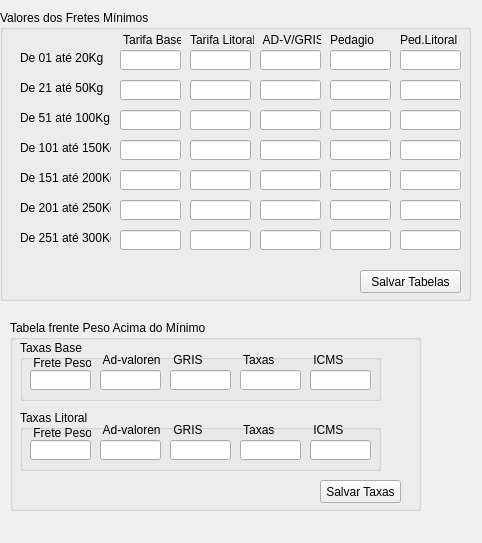
<?xml version="1.0" encoding="UTF-8"?>
<ui version="4.0">
 <class>frm_tarifa</class>
 <widget class="QMainWindow" name="frm_tarifa">
  <property name="geometry">
   <rect>
    <x>0</x>
    <y>0</y>
    <width>482</width>
    <height>543</height>
   </rect>
  </property>
  <property name="minimumSize">
   <size>
    <width>482</width>
    <height>543</height>
   </size>
  </property>
  <property name="maximumSize">
   <size>
    <width>482</width>
    <height>543</height>
   </size>
  </property>
  <property name="windowTitle">
   <string>Tarifas</string>
  </property>
  <widget class="QWidget" name="centralwidget">
   <widget class="QGroupBox" name="groupBox_3">
    <property name="geometry">
     <rect>
      <x>10</x>
      <y>320</y>
      <width>411</width>
      <height>191</height>
     </rect>
    </property>
    <property name="title">
     <string>Tabela frente Peso Acima do Mínimo</string>
    </property>
    <widget class="QPushButton" name="btn_salvar_taxa">
     <property name="geometry">
      <rect>
       <x>310</x>
       <y>160</y>
       <width>81</width>
       <height>23</height>
      </rect>
     </property>
     <property name="text">
      <string>Salvar Taxas</string>
     </property>
    </widget>
    <widget class="QGroupBox" name="groupBox_4">
     <property name="geometry">
      <rect>
       <x>10</x>
       <y>90</y>
       <width>361</width>
       <height>61</height>
      </rect>
     </property>
     <property name="title">
      <string>Taxas Litoral</string>
     </property>
     <widget class="QLineEdit" name="edt_fpeso_lit">
      <property name="geometry">
       <rect>
        <x>10</x>
        <y>30</y>
        <width>61</width>
        <height>20</height>
       </rect>
      </property>
     </widget>
     <widget class="QLineEdit" name="edt_ad_lit">
      <property name="geometry">
       <rect>
        <x>80</x>
        <y>30</y>
        <width>61</width>
        <height>20</height>
       </rect>
      </property>
     </widget>
     <widget class="QLineEdit" name="edt_gris_lit">
      <property name="geometry">
       <rect>
        <x>150</x>
        <y>30</y>
        <width>61</width>
        <height>20</height>
       </rect>
      </property>
     </widget>
     <widget class="QLineEdit" name="edt_taxa_lit">
      <property name="geometry">
       <rect>
        <x>220</x>
        <y>30</y>
        <width>61</width>
        <height>20</height>
       </rect>
      </property>
     </widget>
     <widget class="QLineEdit" name="edt_icms_lit">
      <property name="geometry">
       <rect>
        <x>290</x>
        <y>30</y>
        <width>61</width>
        <height>20</height>
       </rect>
      </property>
     </widget>
     <widget class="QLabel" name="label_39">
      <property name="geometry">
       <rect>
        <x>10</x>
        <y>13</y>
        <width>61</width>
        <height>20</height>
       </rect>
      </property>
      <property name="text">
       <string> Frete Peso</string>
      </property>
     </widget>
     <widget class="QLabel" name="label_40">
      <property name="geometry">
       <rect>
        <x>80</x>
        <y>10</y>
        <width>61</width>
        <height>20</height>
       </rect>
      </property>
      <property name="text">
       <string> Ad-valoren</string>
      </property>
     </widget>
     <widget class="QLabel" name="label_44">
      <property name="geometry">
       <rect>
        <x>150</x>
        <y>10</y>
        <width>61</width>
        <height>20</height>
       </rect>
      </property>
      <property name="text">
       <string> GRIS</string>
      </property>
     </widget>
     <widget class="QLabel" name="label_45">
      <property name="geometry">
       <rect>
        <x>220</x>
        <y>10</y>
        <width>61</width>
        <height>20</height>
       </rect>
      </property>
      <property name="text">
       <string> Taxas</string>
      </property>
     </widget>
     <widget class="QLabel" name="label_46">
      <property name="geometry">
       <rect>
        <x>290</x>
        <y>10</y>
        <width>61</width>
        <height>20</height>
       </rect>
      </property>
      <property name="text">
       <string> ICMS</string>
      </property>
     </widget>
    </widget>
    <widget class="QGroupBox" name="groupBox">
     <property name="geometry">
      <rect>
       <x>10</x>
       <y>20</y>
       <width>361</width>
       <height>61</height>
      </rect>
     </property>
     <property name="title">
      <string>Taxas Base</string>
     </property>
     <widget class="QLineEdit" name="edt_icms">
      <property name="geometry">
       <rect>
        <x>290</x>
        <y>30</y>
        <width>61</width>
        <height>20</height>
       </rect>
      </property>
     </widget>
     <widget class="QLabel" name="label_41">
      <property name="geometry">
       <rect>
        <x>150</x>
        <y>10</y>
        <width>61</width>
        <height>20</height>
       </rect>
      </property>
      <property name="text">
       <string> GRIS</string>
      </property>
     </widget>
     <widget class="QLineEdit" name="edt_taxa">
      <property name="geometry">
       <rect>
        <x>220</x>
        <y>30</y>
        <width>61</width>
        <height>20</height>
       </rect>
      </property>
     </widget>
     <widget class="QLineEdit" name="edt_ad">
      <property name="geometry">
       <rect>
        <x>80</x>
        <y>30</y>
        <width>61</width>
        <height>20</height>
       </rect>
      </property>
     </widget>
     <widget class="QLabel" name="label_38">
      <property name="geometry">
       <rect>
        <x>80</x>
        <y>10</y>
        <width>61</width>
        <height>20</height>
       </rect>
      </property>
      <property name="text">
       <string> Ad-valoren</string>
      </property>
     </widget>
     <widget class="QLabel" name="label_43">
      <property name="geometry">
       <rect>
        <x>290</x>
        <y>10</y>
        <width>61</width>
        <height>20</height>
       </rect>
      </property>
      <property name="text">
       <string> ICMS</string>
      </property>
     </widget>
     <widget class="QLabel" name="label_37">
      <property name="geometry">
       <rect>
        <x>10</x>
        <y>13</y>
        <width>61</width>
        <height>20</height>
       </rect>
      </property>
      <property name="text">
       <string> Frete Peso</string>
      </property>
     </widget>
     <widget class="QLineEdit" name="edt_gris">
      <property name="geometry">
       <rect>
        <x>150</x>
        <y>30</y>
        <width>61</width>
        <height>20</height>
       </rect>
      </property>
     </widget>
     <widget class="QLineEdit" name="edt_fpeso">
      <property name="geometry">
       <rect>
        <x>10</x>
        <y>30</y>
        <width>61</width>
        <height>20</height>
       </rect>
      </property>
     </widget>
     <widget class="QLabel" name="label_42">
      <property name="geometry">
       <rect>
        <x>220</x>
        <y>10</y>
        <width>61</width>
        <height>20</height>
       </rect>
      </property>
      <property name="text">
       <string> Taxas</string>
      </property>
     </widget>
    </widget>
   </widget>
   <widget class="QGroupBox" name="gBox_taxasMininas">
    <property name="geometry">
     <rect>
      <x>0</x>
      <y>10</y>
      <width>471</width>
      <height>291</height>
     </rect>
    </property>
    <property name="title">
     <string>Valores dos Fretes Mínimos</string>
    </property>
    <widget class="QLineEdit" name="edt_ad_gris_250">
     <property name="geometry">
      <rect>
       <x>260</x>
       <y>190</y>
       <width>61</width>
       <height>20</height>
      </rect>
     </property>
    </widget>
    <widget class="QLineEdit" name="edt_base_100">
     <property name="geometry">
      <rect>
       <x>120</x>
       <y>100</y>
       <width>61</width>
       <height>20</height>
      </rect>
     </property>
    </widget>
    <widget class="QLineEdit" name="edt_pedagio_50">
     <property name="geometry">
      <rect>
       <x>330</x>
       <y>70</y>
       <width>61</width>
       <height>20</height>
      </rect>
     </property>
    </widget>
    <widget class="QLineEdit" name="edt_base_lit_200">
     <property name="geometry">
      <rect>
       <x>190</x>
       <y>160</y>
       <width>61</width>
       <height>20</height>
      </rect>
     </property>
    </widget>
    <widget class="QLineEdit" name="edt_pedagio_100">
     <property name="geometry">
      <rect>
       <x>330</x>
       <y>100</y>
       <width>61</width>
       <height>20</height>
      </rect>
     </property>
    </widget>
    <widget class="QLineEdit" name="edt_ad_gris_150">
     <property name="geometry">
      <rect>
       <x>260</x>
       <y>130</y>
       <width>61</width>
       <height>20</height>
      </rect>
     </property>
    </widget>
    <widget class="QLineEdit" name="edt_base_lit_20">
     <property name="geometry">
      <rect>
       <x>190</x>
       <y>40</y>
       <width>61</width>
       <height>20</height>
      </rect>
     </property>
    </widget>
    <widget class="QLineEdit" name="edt_base_250">
     <property name="geometry">
      <rect>
       <x>120</x>
       <y>190</y>
       <width>61</width>
       <height>20</height>
      </rect>
     </property>
    </widget>
    <widget class="QLineEdit" name="edt_base_200">
     <property name="geometry">
      <rect>
       <x>120</x>
       <y>160</y>
       <width>61</width>
       <height>20</height>
      </rect>
     </property>
    </widget>
    <widget class="QLineEdit" name="edt_base_lit_50">
     <property name="geometry">
      <rect>
       <x>190</x>
       <y>70</y>
       <width>61</width>
       <height>20</height>
      </rect>
     </property>
    </widget>
    <widget class="QLineEdit" name="edt_base_20">
     <property name="geometry">
      <rect>
       <x>120</x>
       <y>40</y>
       <width>61</width>
       <height>20</height>
      </rect>
     </property>
    </widget>
    <widget class="QLineEdit" name="edt_pedagio_20">
     <property name="geometry">
      <rect>
       <x>330</x>
       <y>40</y>
       <width>61</width>
       <height>20</height>
      </rect>
     </property>
    </widget>
    <widget class="QLineEdit" name="edt_base_lit_100">
     <property name="geometry">
      <rect>
       <x>190</x>
       <y>100</y>
       <width>61</width>
       <height>20</height>
      </rect>
     </property>
    </widget>
    <widget class="QLineEdit" name="edt_pedagio_150">
     <property name="geometry">
      <rect>
       <x>330</x>
       <y>130</y>
       <width>61</width>
       <height>20</height>
      </rect>
     </property>
    </widget>
    <widget class="QLineEdit" name="edt_ad_gris_200">
     <property name="geometry">
      <rect>
       <x>260</x>
       <y>160</y>
       <width>61</width>
       <height>20</height>
      </rect>
     </property>
    </widget>
    <widget class="QLineEdit" name="edt_ad_gris_50">
     <property name="geometry">
      <rect>
       <x>260</x>
       <y>70</y>
       <width>61</width>
       <height>20</height>
      </rect>
     </property>
    </widget>
    <widget class="QLineEdit" name="edt_base_lit_300">
     <property name="geometry">
      <rect>
       <x>190</x>
       <y>220</y>
       <width>61</width>
       <height>20</height>
      </rect>
     </property>
    </widget>
    <widget class="QLineEdit" name="edt_base_150">
     <property name="geometry">
      <rect>
       <x>120</x>
       <y>130</y>
       <width>61</width>
       <height>20</height>
      </rect>
     </property>
    </widget>
    <widget class="QLineEdit" name="edt_pedagio_200">
     <property name="geometry">
      <rect>
       <x>330</x>
       <y>160</y>
       <width>61</width>
       <height>20</height>
      </rect>
     </property>
    </widget>
    <widget class="QLineEdit" name="edt_base_50">
     <property name="geometry">
      <rect>
       <x>120</x>
       <y>70</y>
       <width>61</width>
       <height>20</height>
      </rect>
     </property>
    </widget>
    <widget class="QLineEdit" name="edt_ad_gris_100">
     <property name="geometry">
      <rect>
       <x>260</x>
       <y>100</y>
       <width>61</width>
       <height>20</height>
      </rect>
     </property>
    </widget>
    <widget class="QLineEdit" name="edt_pedagio_250">
     <property name="geometry">
      <rect>
       <x>330</x>
       <y>190</y>
       <width>61</width>
       <height>20</height>
      </rect>
     </property>
    </widget>
    <widget class="QLineEdit" name="edt_pedagio_300">
     <property name="geometry">
      <rect>
       <x>330</x>
       <y>220</y>
       <width>61</width>
       <height>20</height>
      </rect>
     </property>
    </widget>
    <widget class="QLineEdit" name="edt_ad_gris_20">
     <property name="geometry">
      <rect>
       <x>260</x>
       <y>40</y>
       <width>61</width>
       <height>20</height>
      </rect>
     </property>
    </widget>
    <widget class="QLineEdit" name="edt_base_lit_150">
     <property name="geometry">
      <rect>
       <x>190</x>
       <y>130</y>
       <width>61</width>
       <height>20</height>
      </rect>
     </property>
    </widget>
    <widget class="QLineEdit" name="edt_ad_gris_300">
     <property name="geometry">
      <rect>
       <x>260</x>
       <y>220</y>
       <width>61</width>
       <height>20</height>
      </rect>
     </property>
    </widget>
    <widget class="QLineEdit" name="edt_base_lit_250">
     <property name="geometry">
      <rect>
       <x>190</x>
       <y>190</y>
       <width>61</width>
       <height>20</height>
      </rect>
     </property>
    </widget>
    <widget class="QLineEdit" name="edt_base_300">
     <property name="geometry">
      <rect>
       <x>120</x>
       <y>220</y>
       <width>61</width>
       <height>20</height>
      </rect>
     </property>
    </widget>
    <widget class="QLabel" name="label_33">
     <property name="geometry">
      <rect>
       <x>120</x>
       <y>20</y>
       <width>61</width>
       <height>20</height>
      </rect>
     </property>
     <property name="text">
      <string> Tarifa Base</string>
     </property>
    </widget>
    <widget class="QLabel" name="label_48">
     <property name="geometry">
      <rect>
       <x>260</x>
       <y>20</y>
       <width>61</width>
       <height>20</height>
      </rect>
     </property>
     <property name="text">
      <string> AD-V/GRIS</string>
     </property>
    </widget>
    <widget class="QLabel" name="label_49">
     <property name="geometry">
      <rect>
       <x>190</x>
       <y>20</y>
       <width>64</width>
       <height>20</height>
      </rect>
     </property>
     <property name="text">
      <string>Tarifa Litoral</string>
     </property>
    </widget>
    <widget class="QLabel" name="label_50">
     <property name="geometry">
      <rect>
       <x>330</x>
       <y>20</y>
       <width>61</width>
       <height>20</height>
      </rect>
     </property>
     <property name="text">
      <string>Pedagio</string>
     </property>
    </widget>
    <widget class="QLabel" name="desc_20">
     <property name="geometry">
      <rect>
       <x>20</x>
       <y>40</y>
       <width>91</width>
       <height>16</height>
      </rect>
     </property>
     <property name="text">
      <string>De 01 até 20Kg</string>
     </property>
    </widget>
    <widget class="QLabel" name="desc_150">
     <property name="geometry">
      <rect>
       <x>20</x>
       <y>130</y>
       <width>91</width>
       <height>16</height>
      </rect>
     </property>
     <property name="text">
      <string>De 101 até 150Kg</string>
     </property>
    </widget>
    <widget class="QLabel" name="desc_100">
     <property name="geometry">
      <rect>
       <x>20</x>
       <y>100</y>
       <width>91</width>
       <height>16</height>
      </rect>
     </property>
     <property name="text">
      <string>De 51 até 100Kg</string>
     </property>
    </widget>
    <widget class="QLabel" name="desc_300">
     <property name="geometry">
      <rect>
       <x>20</x>
       <y>220</y>
       <width>91</width>
       <height>16</height>
      </rect>
     </property>
     <property name="text">
      <string>De 251 até 300Kg</string>
     </property>
    </widget>
    <widget class="QLabel" name="desc_50">
     <property name="geometry">
      <rect>
       <x>20</x>
       <y>70</y>
       <width>91</width>
       <height>16</height>
      </rect>
     </property>
     <property name="text">
      <string>De 21 até 50Kg</string>
     </property>
    </widget>
    <widget class="QLabel" name="desc_250">
     <property name="geometry">
      <rect>
       <x>20</x>
       <y>190</y>
       <width>91</width>
       <height>16</height>
      </rect>
     </property>
     <property name="text">
      <string>De 201 até 250Kg</string>
     </property>
    </widget>
    <widget class="QLabel" name="desc_200">
     <property name="geometry">
      <rect>
       <x>20</x>
       <y>160</y>
       <width>91</width>
       <height>16</height>
      </rect>
     </property>
     <property name="text">
      <string>De 151 até 200Kg</string>
     </property>
    </widget>
    <widget class="QPushButton" name="btn_salvar_tabela">
     <property name="geometry">
      <rect>
       <x>360</x>
       <y>260</y>
       <width>101</width>
       <height>23</height>
      </rect>
     </property>
     <property name="text">
      <string>Salvar Tabelas</string>
     </property>
    </widget>
    <widget class="QLabel" name="label_53">
     <property name="geometry">
      <rect>
       <x>400</x>
       <y>20</y>
       <width>61</width>
       <height>20</height>
      </rect>
     </property>
     <property name="text">
      <string>Ped.Litoral</string>
     </property>
    </widget>
    <widget class="QLineEdit" name="edt_pedlitoral_150">
     <property name="geometry">
      <rect>
       <x>400</x>
       <y>130</y>
       <width>61</width>
       <height>20</height>
      </rect>
     </property>
    </widget>
    <widget class="QLineEdit" name="edt_pedlitoral_20">
     <property name="geometry">
      <rect>
       <x>400</x>
       <y>40</y>
       <width>61</width>
       <height>20</height>
      </rect>
     </property>
    </widget>
    <widget class="QLineEdit" name="edt_pedlitoral_50">
     <property name="geometry">
      <rect>
       <x>400</x>
       <y>70</y>
       <width>61</width>
       <height>20</height>
      </rect>
     </property>
    </widget>
    <widget class="QLineEdit" name="edt_pedlitoral_100">
     <property name="geometry">
      <rect>
       <x>400</x>
       <y>100</y>
       <width>61</width>
       <height>20</height>
      </rect>
     </property>
    </widget>
    <widget class="QLineEdit" name="edt_pedlitoral_250">
     <property name="geometry">
      <rect>
       <x>400</x>
       <y>190</y>
       <width>61</width>
       <height>20</height>
      </rect>
     </property>
    </widget>
    <widget class="QLineEdit" name="edt_pedlitoral_300">
     <property name="geometry">
      <rect>
       <x>400</x>
       <y>220</y>
       <width>61</width>
       <height>20</height>
      </rect>
     </property>
    </widget>
    <widget class="QLineEdit" name="edt_pedlitoral_200">
     <property name="geometry">
      <rect>
       <x>400</x>
       <y>160</y>
       <width>61</width>
       <height>20</height>
      </rect>
     </property>
    </widget>
   </widget>
  </widget>
  <widget class="QMenuBar" name="menubar">
   <property name="geometry">
    <rect>
     <x>0</x>
     <y>0</y>
     <width>482</width>
     <height>21</height>
    </rect>
   </property>
  </widget>
 </widget>
 <tabstops>
  <tabstop>edt_base_20</tabstop>
  <tabstop>edt_base_50</tabstop>
  <tabstop>edt_base_100</tabstop>
  <tabstop>edt_base_150</tabstop>
  <tabstop>edt_base_200</tabstop>
  <tabstop>edt_base_250</tabstop>
  <tabstop>edt_base_300</tabstop>
  <tabstop>edt_base_lit_20</tabstop>
  <tabstop>edt_base_lit_50</tabstop>
  <tabstop>edt_base_lit_100</tabstop>
  <tabstop>edt_base_lit_150</tabstop>
  <tabstop>edt_base_lit_200</tabstop>
  <tabstop>edt_base_lit_250</tabstop>
  <tabstop>edt_base_lit_300</tabstop>
  <tabstop>edt_ad_gris_20</tabstop>
  <tabstop>edt_ad_gris_50</tabstop>
  <tabstop>edt_ad_gris_100</tabstop>
  <tabstop>edt_ad_gris_150</tabstop>
  <tabstop>edt_ad_gris_200</tabstop>
  <tabstop>edt_ad_gris_250</tabstop>
  <tabstop>edt_ad_gris_300</tabstop>
  <tabstop>edt_pedagio_20</tabstop>
  <tabstop>edt_pedagio_50</tabstop>
  <tabstop>edt_pedagio_100</tabstop>
  <tabstop>edt_pedagio_150</tabstop>
  <tabstop>edt_pedagio_200</tabstop>
  <tabstop>edt_pedagio_250</tabstop>
  <tabstop>edt_pedagio_300</tabstop>
  <tabstop>edt_pedlitoral_20</tabstop>
  <tabstop>edt_pedlitoral_50</tabstop>
  <tabstop>edt_pedlitoral_100</tabstop>
  <tabstop>edt_pedlitoral_150</tabstop>
  <tabstop>edt_pedlitoral_200</tabstop>
  <tabstop>edt_pedlitoral_250</tabstop>
  <tabstop>edt_pedlitoral_300</tabstop>
  <tabstop>btn_salvar_tabela</tabstop>
  <tabstop>edt_fpeso</tabstop>
  <tabstop>edt_ad</tabstop>
  <tabstop>edt_gris</tabstop>
  <tabstop>edt_taxa</tabstop>
  <tabstop>edt_icms</tabstop>
  <tabstop>edt_fpeso_lit</tabstop>
  <tabstop>edt_ad_lit</tabstop>
  <tabstop>edt_gris_lit</tabstop>
  <tabstop>edt_taxa_lit</tabstop>
  <tabstop>edt_icms_lit</tabstop>
  <tabstop>btn_salvar_taxa</tabstop>
 </tabstops>
 <resources/>
 <connections/>
</ui>
